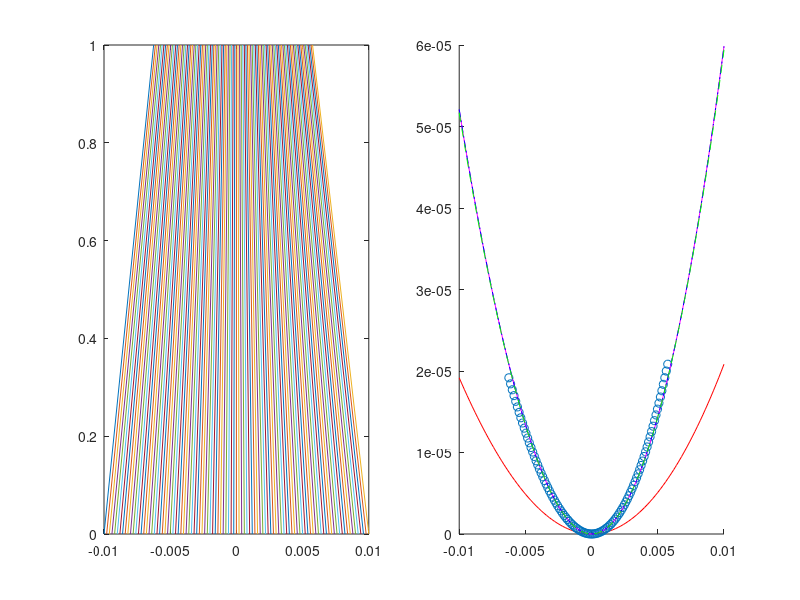

This figure's MATLAB source:
% define a profile, propagate a distance, predict and compute profiles
Q = 1e-9;
L = 1;
num_rays = 101;

w1 = 0;
w2 = 0.4;
w3 = 5;
w4 = 0;
w5 = 0;

w = @(x) w1*x + w2*x.^2/2 + w3*x.^3/6 + w4*x.^4/24 + w5*x.^5/120;

rays_start = linspace(-0.01, 0.01, num_rays);
rays_direction = -(w(rays_start + Q) - w(rays_start - Q)) / 2 / Q;
rays_stop = rays_start + rays_direction * L;

gamma = 1 ./ (1 - L*w2);
w_stop1 = @(x) w1*x + gamma.^2*w2*x.^2/2 + gamma.^3*w3*x.^3/6 + gamma.^4*w4*x.^4/24 + gamma^5*w5*x.^5/120;
w_stop2 = @(x) w1*x + gamma.^2*w2*x.^2/2 + gamma.^3*w3*x.^3/6 + gamma.^4*(w4 + 3*L*(gamma*w3^2))*x.^4/24 + gamma^5*w5*x.^5/120;
w_stop3 = @(x) w1*x + gamma.^2*w2*x.^2/2 + gamma.^3*w3*x.^3/6 + gamma.^4*(w4 + 3*L*gamma*w3^2)*x.^4/24 + gamma^5*(w5 + 5*gamma*L*w3*(2*w4+3*L*gamma*w3^2))*x.^5/120;
w_stop3 = @(x) w1*x + gamma.^2*w2*x.^2/2 + gamma.^3*w3*x.^3/6 + gamma.^4*(w4 + 3*L*gamma*w3^2)*x.^4/24 + gamma^5*(w5 + 5*gamma*L*w3*(2*w4+3*L*gamma*w3^2-6*w2^3))*x.^5/120;

figure()
set(gcf, 'Position', get(0,'Screensize')); % Maximize figure.
subplot(1,2,1)
plot([rays_start; rays_stop], [zeros(1, num_rays); L * ones(1, num_rays)]);
subplot(1,2,2)
hold on
plot(rays_start, w(rays_start), 'r-')
plot(rays_stop, w(rays_start), 'o')
plot(rays_start, w_stop3(rays_start), 'm')
plot(rays_start, w_stop2(rays_start), 'b-.')
plot(rays_start, w_stop1(rays_start), 'g--')


hold off
